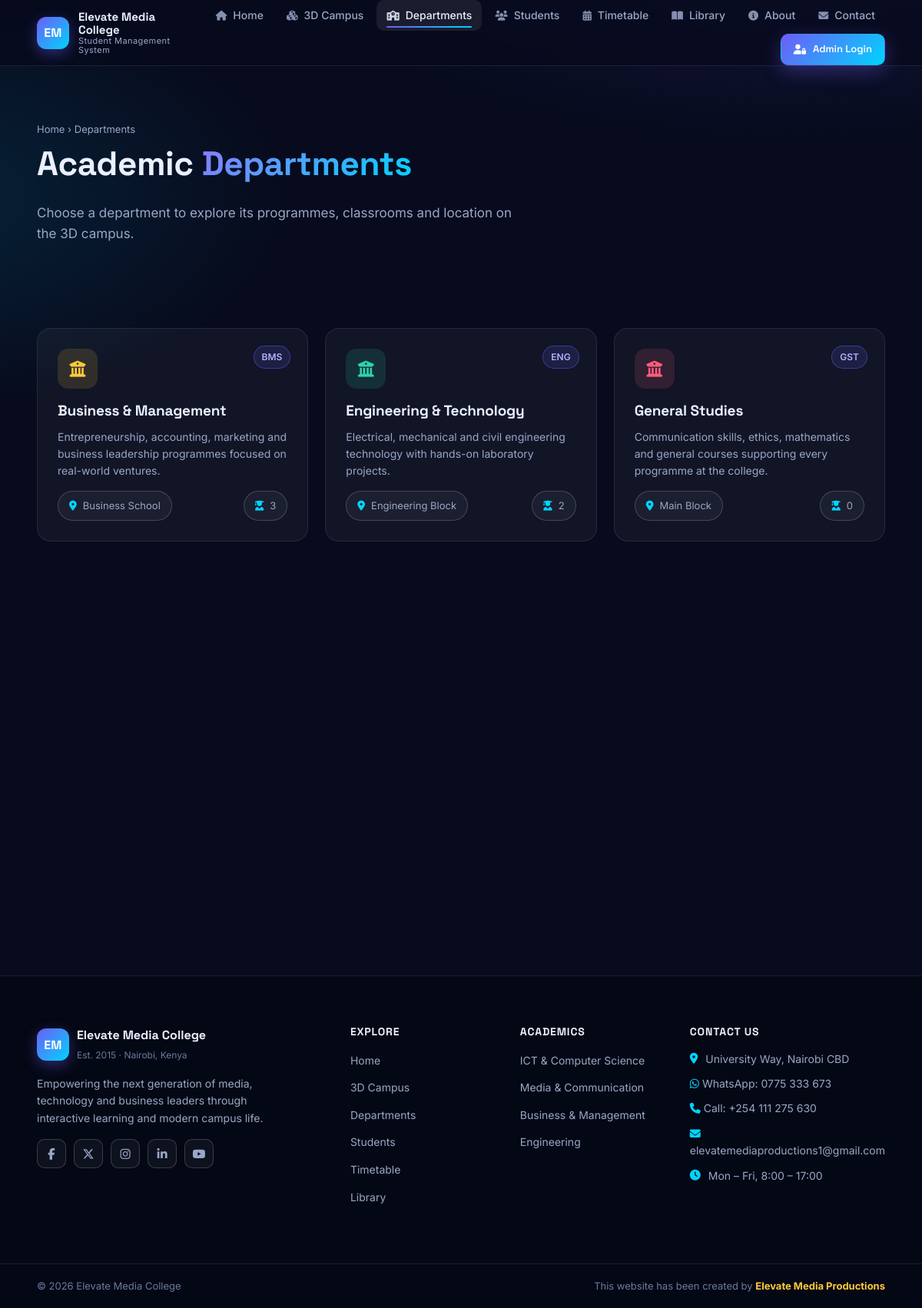
/student-management-system/departments.php, run on the app's committed database.
### tables this page shows
CREATE TABLE IF NOT EXISTS departments (
    id INT AUTO_INCREMENT PRIMARY KEY,
    name VARCHAR(120) NOT NULL,
    code VARCHAR(20) NOT NULL UNIQUE,
    building VARCHAR(120) NOT NULL,
    color VARCHAR(20) NOT NULL DEFAULT '#6d5df6',
    head VARCHAR(120) NOT NULL,
    established YEAR NOT NULL,
    description TEXT
);

### student-management-system/includes/functions.php (called while the page is built, shortened)
<?php
if (!function_exists('e')) {
    function e(?string $value): string
    {
        return htmlspecialchars((string) $value, ENT_QUOTES, 'UTF-8');
    }
}

### student-management-system/departments.php (the view, shortened to what this page needs)
<?php
require_once __DIR__ . '/includes/config.php';
$depts = $pdo->query(
    "SELECT d.*, COUNT(s.id) AS student_count
     FROM departments d
     LEFT JOIN students s ON s.department = d.code
     GROUP BY d.id
     ORDER BY d.name"
)->fetchAll();
include __DIR__ . '/includes/header.php';
?>
<section class="page-head">
    <div class="container">
        <p class="crumb"><a href="home.php">Home</a> &rsaquo; Departments</p>
        <h1>Academic <span class="grad-text">Departments</span></h1>
        <p class="lead" style="max-width:620px">Choose a department to explore its programmes, classrooms and location on the 3D campus.</p>
    </div>
</section>
<section class="section-sm">
    <div class="container">
        <div class="card-grid">
            <?php foreach ($depts as $i => $d): ?>
                <a class="card reveal <?= $i ? 'reveal-delay-' . min($i, 3) : '' ?>" href="department.php?code=<?= e($d['code']) ?>" style="text-decoration:none; color:inherit">
                    <div class="card-icon" style="color:<?= e($d['color']) ?>; background:<?= e($d['color']) ?>22">
                        <i class="fa-solid fa-building-columns"></i>
                    </div>
                    <span class="badge violet" style="position:absolute; top:22px; right:22px"><?= e($d['code']) ?></span>
                    <h3><?= e($d['name']) ?></h3>
                    <p><?= e($d['description']) ?></p>
                    <div class="flex-between" style="margin-top:auto">
                        <span class="chip"><i class="fa-solid fa-location-dot"></i> <?= e($d['building']) ?></span>
                        <span class="chip"><i class="fa-solid fa-user-graduate"></i> <?= (int) $d['student_count'] ?></span>
                    </div>
                </a>
            <?php endforeach; ?>
        </div>
    </div>
</section>
<?php include __DIR__ . '/includes/footer.php';

### student-management-system/assets/css/styles.css (style rules this page uses)
:root { --bg: #070b1d; --bg-2: #0c1230; --bg-3: #111a3f; --surface: rgba(255, 255, 255, .045); --surface-2: rgba(255, 255, 255, .08); --surface-3: rgba(255, 255, 255, .12); --border: rgba(255, 255, 255, .09); --border-2: rgba(255, 255, 255, .18); --text: #eaf0ff; --text-dim: #9aa7c7; --text-mute: #6b7a9f; --violet: #6d5df6; --cyan: #00d4ff; --gold: #ffc93c; --green: #2dd4a7; --red: #ff5c7a; --amber: #ffb454; --grad: linear-gradient(135deg, var(--violet) 0%, var(--cyan) 100%); --grad-2: linear-gradient(135deg, #8b7bff 0%, #00d4ff 100%); --gold-grad: linear-gradient(135deg, #ffd166, #ff9f1c); --font-head: 'Space Grotesk', sans-serif; --font-body: 'Inter', sans-serif; --radius: 16px; --radius-sm: 10px; --radius-lg: 22px; --shadow-sm: 0 2px 10px rgba(0, 0, 0, .35); --shadow: 0 12px 34px rgba(0, 0, 0, .4); --shadow-lg: 0 28px 70px rgba(0, 0, 0, .5); --glow: 0 0 0 1px rgba(109, 93, 246, .35), 0 8px 40px rgba(109, 93, 246, .28); --header-h: 72px; --radius-card: 18px; }
*, *::before, *::after { box-sizing: border-box; }
html { scroll-behavior: smooth; }
body { margin: 0; font-family: var(--font-body); font-size: 16px; line-height: 1.6; color: var(--text); background: radial-gradient(1200px 600px at 85% -10%, rgba(109, 93, 246, .18), transparent 60%), radial-gradient(900px 500px at -10% 15%, rgba(0, 212, 255, .12), transparent 55%), var(--bg); background-attachment: fixed; -webkit-font-smoothing: antialiased; min-height: 100vh; display: flex; flex-direction: column; }
a { color: var(--cyan); text-decoration: none; transition: color .18s ease; }
h1, h2, h3, h4, h5 { font-family: var(--font-head); line-height: 1.2; margin: 0 0 .55em; letter-spacing: -.01em; }
p { margin: 0 0 1em; }
.container { width: min(1200px, 92%); margin-inline: auto; }
.section-sm { padding: clamp(32px, 5vw, 56px) 0; }
.grad-text { background: var(--grad-2); -webkit-background-clip: text; background-clip: text; -webkit-text-fill-color: transparent; color: transparent; }
.card-grid { display: grid; gap: 22px; grid-template-columns: repeat(auto-fit, minmax(260px, 1fr)); }
.card { background: var(--surface); border: 1px solid var(--border); border-radius: var(--radius-card); padding: 26px; transition: transform .22s ease, border-color .22s ease, box-shadow .22s ease; position: relative; overflow: hidden; }
.card .card-icon { width: 52px; height: 52px; border-radius: 14px; display: grid; place-items: center; background: var(--surface-2); color: var(--cyan); font-size: 21px; margin-bottom: 18px; }
.card h3 { font-size: 19px; }
.card p { color: var(--text-dim); font-size: 14px; margin-bottom: 14px; }
.badge { display: inline-flex; align-items: center; gap: 6px; font-size: 12px; font-weight: 600; padding: 4px 10px; border-radius: 999px; background: var(--surface-2); border: 1px solid var(--border-2); color: var(--text-dim); }
.badge.violet { color: #b7aeff; border-color: rgba(109, 93, 246, .45); background: rgba(109, 93, 246, .14); }
.chip { display: inline-flex; align-items: center; gap: 8px; padding: 8px 14px; border-radius: 999px; font-size: 13px; background: var(--surface); border: 1px solid var(--border-2); color: var(--text-dim); }
.chip i { color: var(--cyan); }
.page-head { padding: clamp(40px, 6vw, 72px) 0 clamp(20px, 3vw, 36px); }
.page-head h1 { font-size: clamp(28px, 4.5vw, 44px); }
.page-head .crumb { font-size: 13px; color: var(--text-dim); margin-bottom: 8px; }
.page-head .crumb a { color: var(--text-dim); }
.reveal { opacity: 0; transform: translateY(24px); transition: opacity .6s ease, transform .6s cubic-bezier(.2,.7,.2,1); }
.reveal.visible { opacity: 1; transform: none; }
.reveal-delay-1 { transition-delay: .08s; }
.reveal-delay-2 { transition-delay: .16s; }
.flex-between { display: flex; justify-content: space-between; align-items: center; gap: 12px; flex-wrap: wrap; }
.lead { font-size: 17px; color: var(--text-dim); }

### data on the page
departments: code "BMS", name "Business & Management", description "Entrepreneurship, accounting, marketing and business leadership programmes focused on real-world ventures.", building "Business School", student_count "3"
departments: code "ENG", name "Engineering & Technology", description "Electrical, mechanical and civil engineering technology with hands-on laboratory projects.", building "Engineering Block", student_count "2"
departments: code "GST", name "General Studies", description "Communication skills, ethics, mathematics and general courses supporting every programme at the college.", building "Main Block", student_count "0"

### other printed values
APP_TAGLINE "Student Management System"
$item[1] "Home"
$item[1] "3D Campus"
$item[1] "Departments"
$item[1] "Students"
$item[1] "Timetable"
$item[1] "Library"
$item[1] "About"
$item[1] "Contact"
APP_NAME "Elevate Media College"
